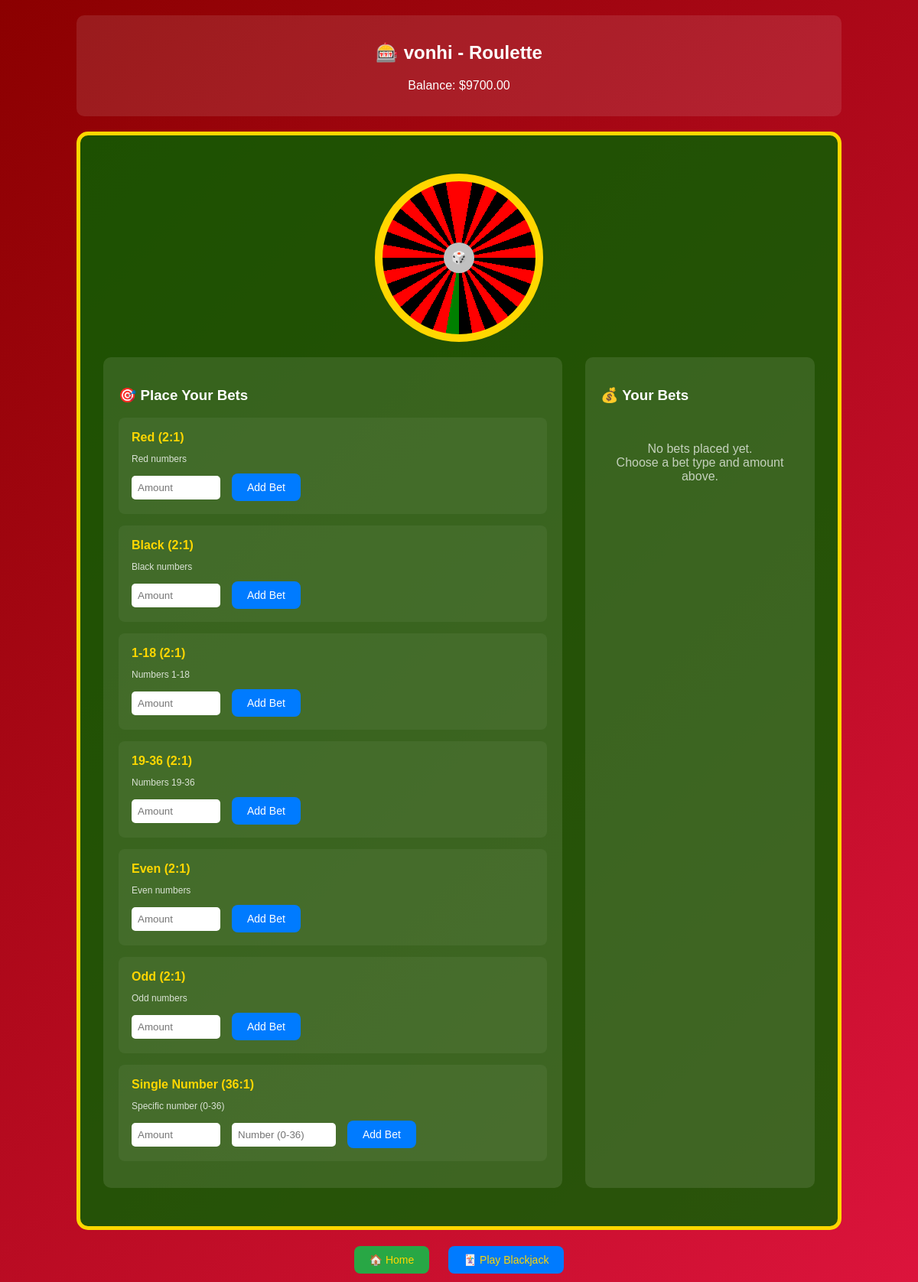
The page /roulette/1/ on the database as committed earlier.
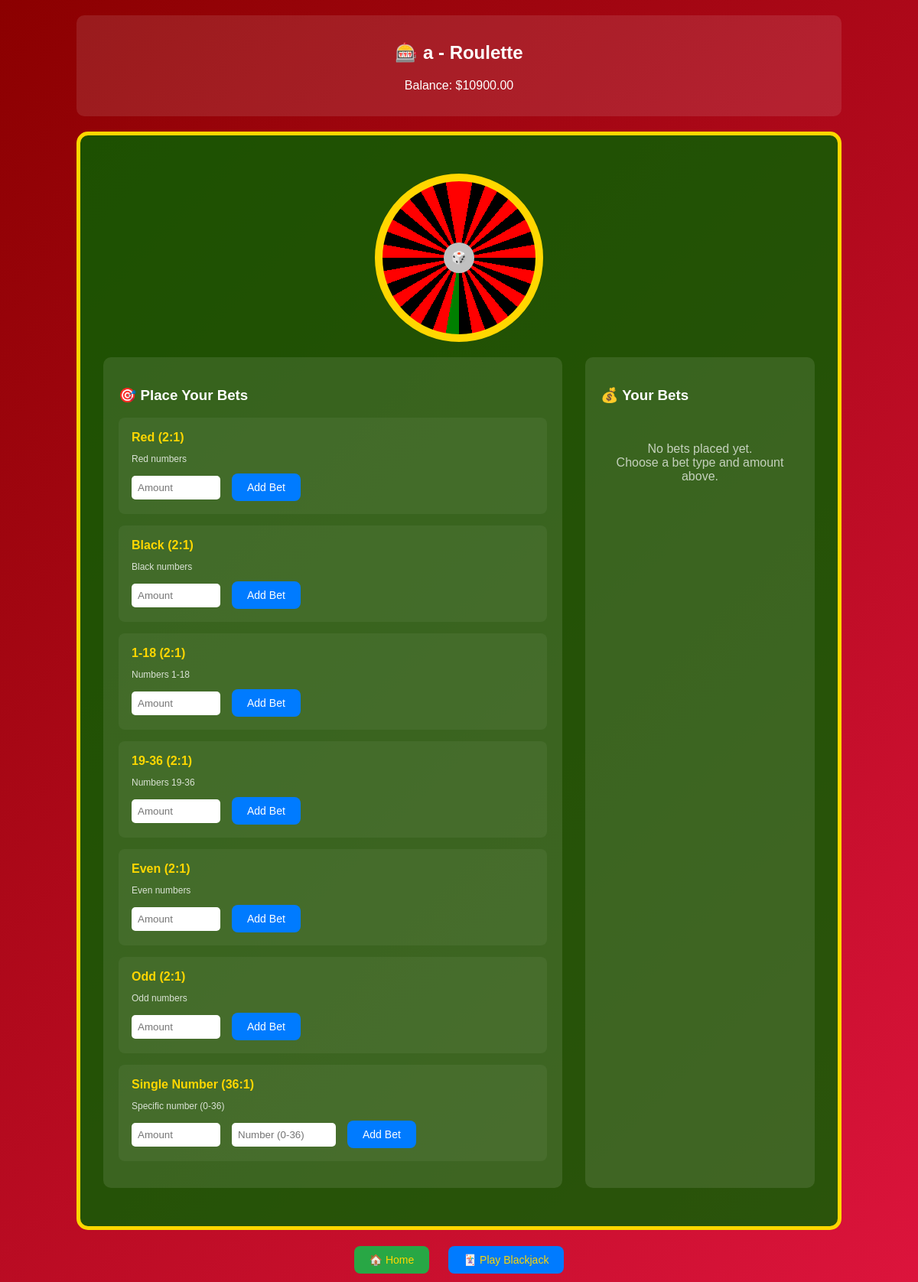
The same page on the database as committed later.
### blackjack/models.py (models this page shows, shortened)
class Player(models.Model):
    nickname = models.CharField(max_length=100)
    balance = models.DecimalField(max_digits=10, decimal_places=2, default=10000)
    created_at = models.DateTimeField(auto_now_add=True)

### blackjack/views.py (the view, shortened to what this page needs)
# urls.py: path('roulette/<int:player_id>/', views.play_roulette, name='play_roulette'),  # NOWY
def play_roulette(request, player_id):
    player = get_object_or_404(Player, id=player_id)
    roulette = RouletteGame()
    return render(request, 'blackjack/roulette_betting.html', {
        'player': player,
        'bet_types': roulette.get_bet_types(),
        'current_bets': [],
        'total_bet': 0
    })

### core/roulette/game.py (called while the page is built)
    def get_bet_types(self):
        return {
            'red': {'name': 'Red', 'payout': 2, 'description': 'Red numbers'},
            'black': {'name': 'Black', 'payout': 2, 'description': 'Black numbers'},
            'first_half': {'name': '1-18', 'payout': 2, 'description': 'Numbers 1-18'},
            'second_half': {'name': '19-36', 'payout': 2, 'description': 'Numbers 19-36'},
            'even': {'name': 'Even', 'payout': 2, 'description': 'Even numbers'},
            'odd': {'name': 'Odd', 'payout': 2, 'description': 'Odd numbers'},
            'number': {'name': 'Single Number', 'payout': 36, 'description': 'Specific number (0-36)'}
        }

### blackjack/templates/blackjack/roulette_betting.html (shortened to what this page needs)
<!DOCTYPE html>
<html>
<head>
</head>
<body>
    <div class="container">
        <div class="player-info">
            <h2>🎰 {{ player.nickname }} - Roulette</h2>
            <p>Balance: ${{ player.balance }}</p>
        </div>
        <div class="roulette-table">
            <div class="roulette-wheel">
                <div class="wheel-center">🎲</div>
            </div>
            <div class="betting-section">
                <div class="bet-options">
                    <h3>🎯 Place Your Bets</h3>
                    {% for bet_key, bet_info in bet_types.items %}
                        <div class="bet-type">
                            <h4>{{ bet_info.name }} ({{ bet_info.payout }}:1)</h4>
                            <p style="font-size: 12px; opacity: 0.8;">{{ bet_info.description }}</p>
                            <form method="post" class="bet-form">
                                <input type="number" name="bet_amount" placeholder="Amount" min="1" max="{{ player.balance }}" required style="width: 100px;">
                                {% if bet_key == 'number' %}
                                    <input type="number" name="bet_number" placeholder="Number (0-36)" min="0" max="36" required style="width: 120px;">
                                {% endif %}
                                <button type="submit" class="btn btn-primary">Add Bet</button>
                            </form>
                        </div>
                    {% endfor %}
                </div>
                <div class="current-bets">
                    <h3>💰 Your Bets</h3>
                    {% if current_bets %}
                        {% for bet in current_bets %}
                            <div class="bet-item">
                                <span>
                                    <strong>{{ bet.display_name }}</strong><br>
                                    <small>${{ bet.amount }}</small>
                                </span>
                                <form method="post" style="display: inline;">
                                    {% csrf_token %}
                                    <input type="hidden" name="remove_bet" value="1">
                                    <input type="hidden" name="bet_index" value="{{ forloop.counter0 }}">
                                    <button type="submit" class="btn btn-danger" style="padding: 5px 10px;">Remove</button>
                                </form>
                            </div>
                        {% endfor %}
                        <div class="bet-summary">
                            <h4>Total Bet: ${{ total_bet }}</h4>
                            <form method="post" style="margin-top: 15px;">
                                {% csrf_token %}
                                <input type="hidden" name="spin" value="1">
                                <button type="submit" class="btn btn-gold" style="font-size: 18px; padding: 15px 30px;">
                                    🎰 SPIN THE WHEEL! 🎰
                                </button>
                            </form>
                        </div>
                    {% else %}
                        <p style="text-align: center; opacity: 0.7; margin-top: 50px;">
                            No bets placed yet.<br>
                            Choose a bet type and amount above.
                        </p>
                    {% endif %}
                </div>
            </div>
        </div>
        <div class="nav-links">
            <a href="{% url 'home' %}" class="btn btn-success">🏠 Home</a>
            <a href="{% url 'play_game' player.id %}" class="btn btn-primary">🃏 Play Blackjack</a>
        </div>
    </div>
</body>
</html>

### blackjack/templates/blackjack/roulette_betting.html (style rules this page uses)
body { font-family: Arial, sans-serif; margin: 0; background: linear-gradient(135deg, #8B0000, #DC143C); color: white; min-height: 100vh; }
.container { max-width: 1000px; margin: 0 auto; padding: 20px; }
.player-info { background: rgba(255,255,255,0.1); padding: 15px; border-radius: 10px; margin-bottom: 20px; text-align: center; }
.roulette-table { background: rgba(0,100,0,0.8); border-radius: 15px; padding: 30px; margin: 20px 0; border: 5px solid gold; }
.betting-section { display: grid; grid-template-columns: 2fr 1fr; gap: 30px; margin: 20px 0; }
.bet-options { background: rgba(255,255,255,0.1); padding: 20px; border-radius: 10px; }
.bet-type { margin: 15px 0; padding: 15px; background: rgba(255,255,255,0.05); border-radius: 8px; border: 2px solid transparent; transition: all 0.3s; }
.bet-type h4 { margin: 0 0 10px 0; color: #FFD700; }
.bet-form { display: flex; gap: 10px; align-items: center; margin-top: 10px; }
.bet-form input { padding: 8px; border: none; border-radius: 5px; margin-right: 5px; }
.btn { padding: 10px 20px; border: none; border-radius: 8px; font-size: 14px; cursor: pointer; transition: all 0.3s; }
.btn-primary { background: #007bff; color: white; }
.btn-success { background: #28a745; color: white; }
.current-bets { background: rgba(255,255,255,0.1); padding: 20px; border-radius: 10px; min-height: 300px; }
.roulette-wheel { width: 200px; height: 200px; border: 10px solid gold; border-radius: 50%; margin: 20px auto; background: conic-gradient( from 0deg, red 0deg 10deg, black 10deg 20deg, red 20deg 30deg, black 30deg 40deg, red 40deg 50deg, black 50deg 60deg, red 60deg 70deg, black 70deg 80deg, red 80deg 90deg, black 90deg 100deg, red 100deg 110deg, black 110deg 120deg, red 120deg 130deg, black 130deg 140deg, red 140deg 150deg, black 150deg 160deg, red 160deg 170deg, black 170deg 180deg, green 180deg 190deg, red 190deg 200deg, black 200deg 210deg, red 210deg 220deg, black 220deg 230deg, red 230deg 240deg, black 240deg 250deg, red 250deg 260deg, black 260deg 270deg, red 270deg 280deg, black 280deg 290deg, red 290deg 300deg, black 300deg 310deg, red 310deg 320deg, black 320deg 330deg, red 330deg 340deg, black 340deg 350deg, red 350deg 360deg ); position: relative; display: flex; align-items: center; justify-content: center; }
.wheel-center { width: 40px; height: 40px; background: silver; border-radius: 50%; display: flex; align-items: center; justify-content: center; font-weight: bold; color: black; }
.nav-links { text-align: center; margin-top: 30px; }
.nav-links a { color: #FFD700; text-decoration: none; margin: 0 10px; }

Rows that differ between the two databases and show on the page:
changed Player: nickname "vonhi" → "a"; balance "9700.00" → "10900.00"
